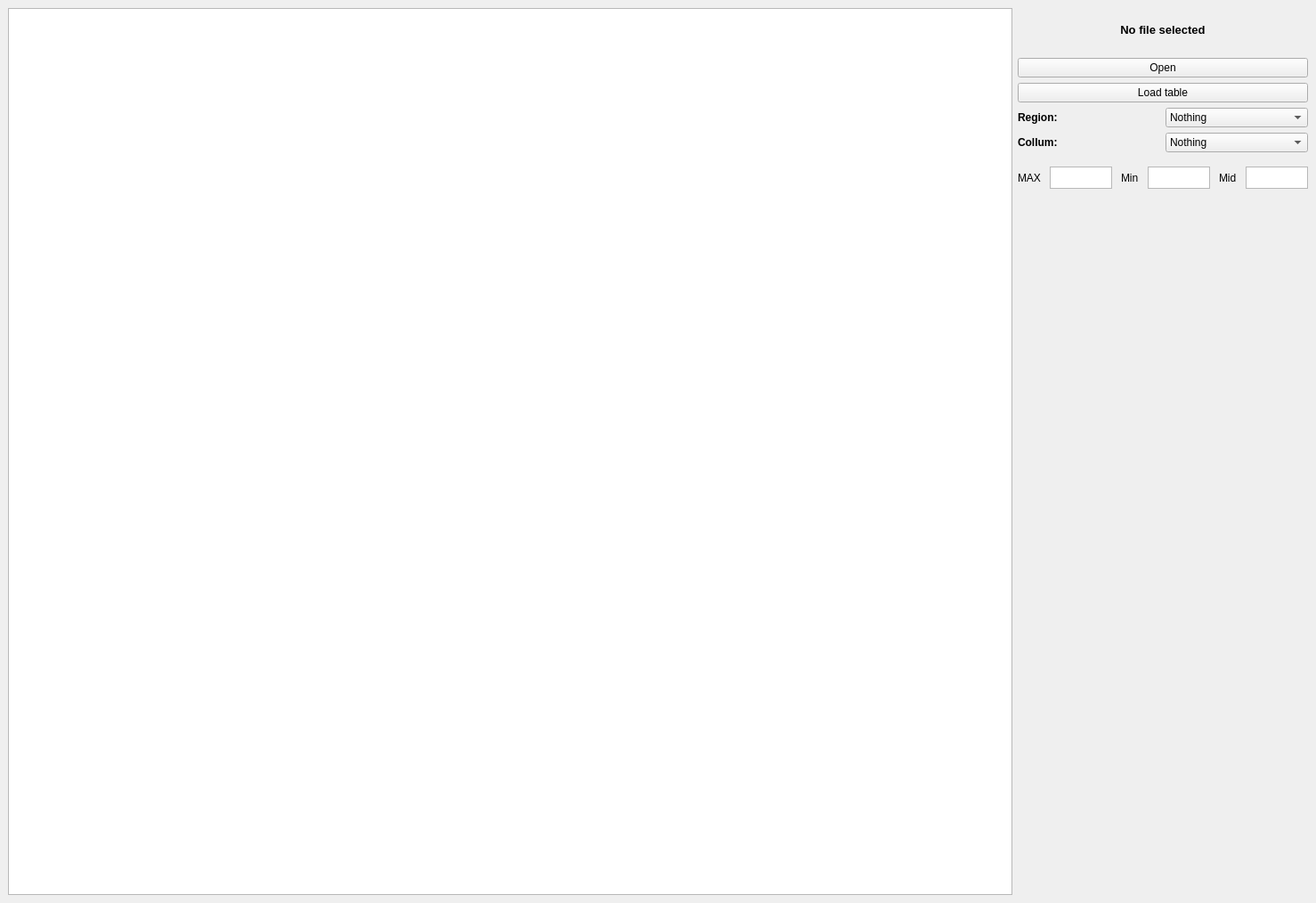
<?xml version="1.0" encoding="UTF-8"?>
<ui version="4.0">
 <class>MainWindow</class>
 <widget class="QMainWindow" name="MainWindow">
  <property name="geometry">
   <rect>
    <x>0</x>
    <y>0</y>
    <width>1478</width>
    <height>1014</height>
   </rect>
  </property>
  <property name="minimumSize">
   <size>
    <width>400</width>
    <height>400</height>
   </size>
  </property>
  <property name="windowTitle">
   <string>AXAXAXAXAXAXAXAXAXAXAXAXAXAXAXAXAXAXAXAXAXAXAXAXAXAXAXAXAXAXAXAXAXAXAXAXAXAXAXAXAXAXAXAXAXAXAXAXAXAXAXAXAXAXAXAXAXAXAXAXAXAXAXAXAXAXAXAXAXAXAXAXAXAXAXAXAXAXAXAXAXAXAXAXAXAXAXAX</string>
  </property>
  <property name="documentMode">
   <bool>false</bool>
  </property>
  <widget class="QWidget" name="centralwidget">
   <property name="minimumSize">
    <size>
     <width>1251</width>
     <height>743</height>
    </size>
   </property>
   <layout class="QHBoxLayout" name="horizontalLayout_5" stretch="5,1">
    <item>
     <widget class="QTableWidget" name="tableWidget"/>
    </item>
    <item>
     <layout class="QVBoxLayout" name="verticalLayout">
      <property name="sizeConstraint">
       <enum>QLayout::SizeConstraint::SetDefaultConstraint</enum>
      </property>
      <item>
       <widget class="QLabel" name="fileNameLabel">
        <property name="enabled">
         <bool>true</bool>
        </property>
        <property name="minimumSize">
         <size>
          <width>150</width>
          <height>50</height>
         </size>
        </property>
        <property name="text">
         <string>&lt;html&gt;&lt;head/&gt;&lt;body&gt;&lt;p align=&quot;center&quot;&gt;&lt;span style=&quot; font-size:10pt; font-weight:700;&quot;&gt;No file selected&lt;/span&gt;&lt;/p&gt;&lt;/body&gt;&lt;/html&gt;</string>
        </property>
       </widget>
      </item>
      <item>
       <widget class="QPushButton" name="openButton">
        <property name="minimumSize">
         <size>
          <width>0</width>
          <height>0</height>
         </size>
        </property>
        <property name="text">
         <string>Open</string>
        </property>
       </widget>
      </item>
      <item>
       <widget class="QPushButton" name="loadButton">
        <property name="text">
         <string>Load table</string>
        </property>
       </widget>
      </item>
      <item>
       <layout class="QHBoxLayout" name="horizontalLayout_7">
        <item>
         <widget class="QLabel" name="label_4">
          <property name="sizePolicy">
           <sizepolicy hsizetype="Preferred" vsizetype="Preferred">
            <horstretch>0</horstretch>
            <verstretch>0</verstretch>
           </sizepolicy>
          </property>
          <property name="text">
           <string>&lt;html&gt;&lt;head/&gt;&lt;body&gt;&lt;p&gt;&lt;span style=&quot; font-weight:700;&quot;&gt;Region:&lt;/span&gt;&lt;/p&gt;&lt;/body&gt;&lt;/html&gt;</string>
          </property>
         </widget>
        </item>
        <item>
         <widget class="QComboBox" name="regionList">
          <item>
           <property name="text">
            <string>Nothing</string>
           </property>
          </item>
         </widget>
        </item>
       </layout>
      </item>
      <item>
       <layout class="QHBoxLayout" name="horizontalLayout_6">
        <item>
         <widget class="QLabel" name="label_5">
          <property name="sizePolicy">
           <sizepolicy hsizetype="Preferred" vsizetype="Preferred">
            <horstretch>0</horstretch>
            <verstretch>0</verstretch>
           </sizepolicy>
          </property>
          <property name="text">
           <string>&lt;html&gt;&lt;head/&gt;&lt;body&gt;&lt;p&gt;&lt;span style=&quot; font-weight:700;&quot;&gt;Collum:&lt;/span&gt;&lt;/p&gt;&lt;/body&gt;&lt;/html&gt;</string>
          </property>
         </widget>
        </item>
        <item>
         <widget class="QComboBox" name="collumList">
          <item>
           <property name="text">
            <string>Nothing</string>
           </property>
          </item>
         </widget>
        </item>
       </layout>
      </item>
      <item>
       <layout class="QHBoxLayout" name="horizontalLayout_4">
        <property name="spacing">
         <number>10</number>
        </property>
        <property name="topMargin">
         <number>10</number>
        </property>
        <property name="bottomMargin">
         <number>10</number>
        </property>
        <item>
         <layout class="QHBoxLayout" name="horizontalLayout" stretch="1,0">
          <item>
           <widget class="QLabel" name="maxLabel">
            <property name="minimumSize">
             <size>
              <width>0</width>
              <height>25</height>
             </size>
            </property>
            <property name="text">
             <string>MAX</string>
            </property>
           </widget>
          </item>
          <item>
           <widget class="QTextBrowser" name="maxField">
            <property name="sizePolicy">
             <sizepolicy hsizetype="Expanding" vsizetype="Ignored">
              <horstretch>0</horstretch>
              <verstretch>0</verstretch>
             </sizepolicy>
            </property>
            <property name="verticalScrollBarPolicy">
             <enum>Qt::ScrollBarPolicy::ScrollBarAlwaysOff</enum>
            </property>
            <property name="horizontalScrollBarPolicy">
             <enum>Qt::ScrollBarPolicy::ScrollBarAlwaysOff</enum>
            </property>
           </widget>
          </item>
         </layout>
        </item>
        <item>
         <layout class="QHBoxLayout" name="horizontalLayout_2" stretch="1,0">
          <item>
           <widget class="QLabel" name="minLabel">
            <property name="minimumSize">
             <size>
              <width>0</width>
              <height>25</height>
             </size>
            </property>
            <property name="text">
             <string>Min</string>
            </property>
           </widget>
          </item>
          <item>
           <widget class="QTextBrowser" name="minField">
            <property name="sizePolicy">
             <sizepolicy hsizetype="Expanding" vsizetype="Ignored">
              <horstretch>0</horstretch>
              <verstretch>0</verstretch>
             </sizepolicy>
            </property>
            <property name="verticalScrollBarPolicy">
             <enum>Qt::ScrollBarPolicy::ScrollBarAlwaysOff</enum>
            </property>
            <property name="horizontalScrollBarPolicy">
             <enum>Qt::ScrollBarPolicy::ScrollBarAlwaysOff</enum>
            </property>
           </widget>
          </item>
         </layout>
        </item>
        <item>
         <layout class="QHBoxLayout" name="horizontalLayout_3" stretch="1,0">
          <item>
           <widget class="QLabel" name="midLabel">
            <property name="minimumSize">
             <size>
              <width>0</width>
              <height>25</height>
             </size>
            </property>
            <property name="text">
             <string>Mid</string>
            </property>
           </widget>
          </item>
          <item>
           <widget class="QTextBrowser" name="midField">
            <property name="sizePolicy">
             <sizepolicy hsizetype="Expanding" vsizetype="Ignored">
              <horstretch>0</horstretch>
              <verstretch>0</verstretch>
             </sizepolicy>
            </property>
            <property name="verticalScrollBarPolicy">
             <enum>Qt::ScrollBarPolicy::ScrollBarAlwaysOff</enum>
            </property>
            <property name="horizontalScrollBarPolicy">
             <enum>Qt::ScrollBarPolicy::ScrollBarAlwaysOff</enum>
            </property>
           </widget>
          </item>
         </layout>
        </item>
       </layout>
      </item>
      <item>
       <spacer name="verticalSpacer">
        <property name="orientation">
         <enum>Qt::Orientation::Vertical</enum>
        </property>
        <property name="sizeHint" stdset="0">
         <size>
          <width>20</width>
          <height>40</height>
         </size>
        </property>
       </spacer>
      </item>
     </layout>
    </item>
   </layout>
  </widget>
 </widget>
 <resources/>
 <connections/>
</ui>
